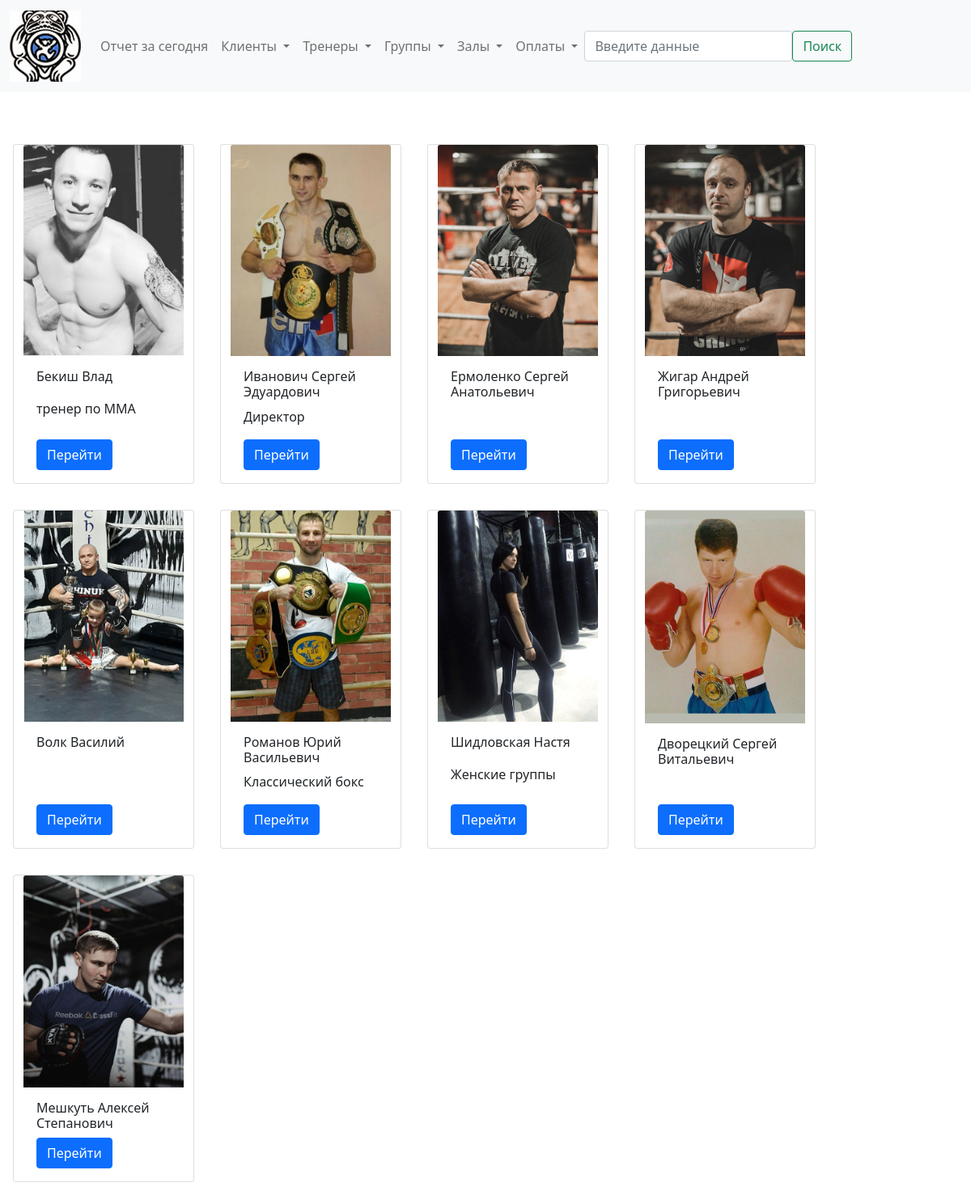
Page /show/trener on the earlier database version.
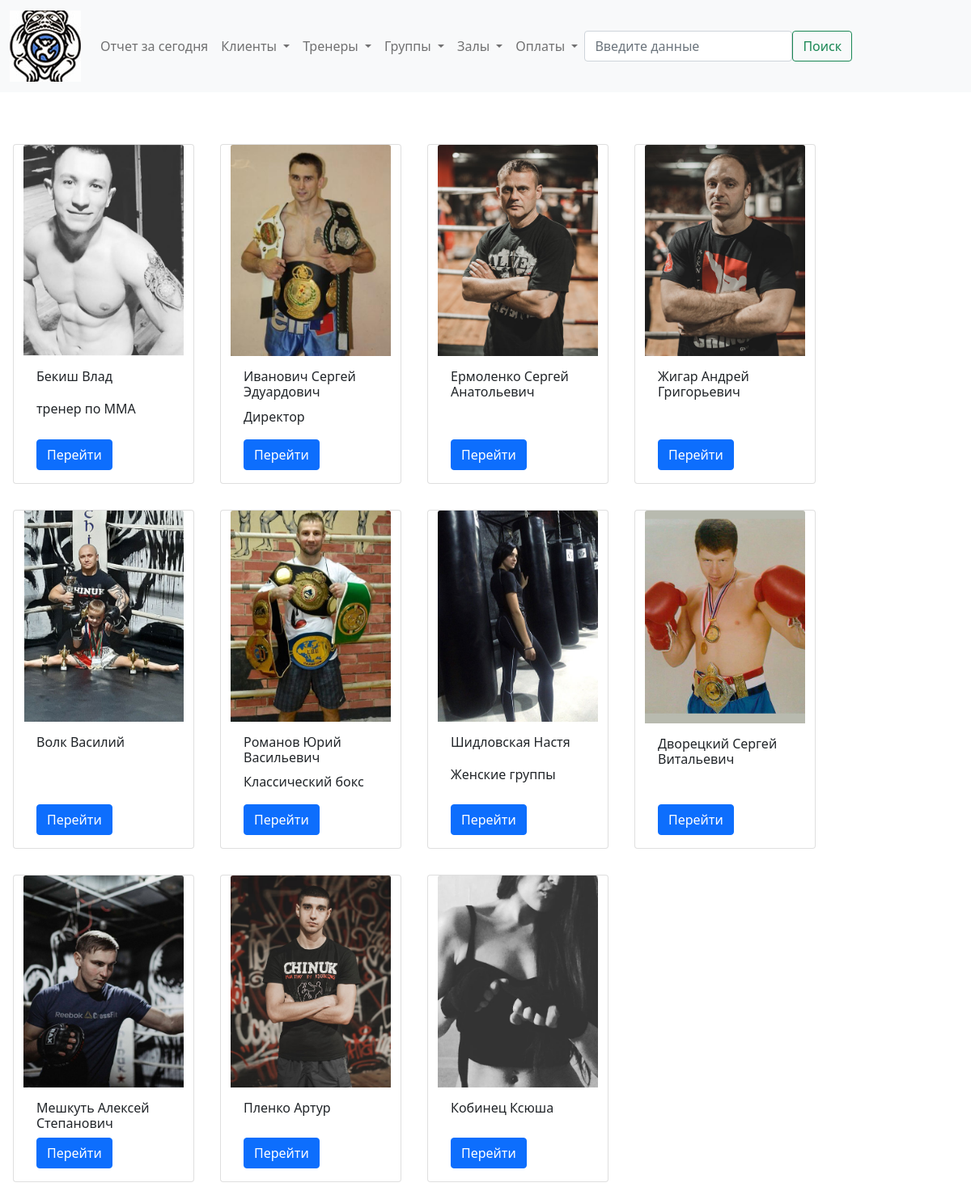
Same page on the later database version.
### billing/models.py (models this page shows, shortened)
class Trener(models.Model):
    name = models.CharField(max_length=50, verbose_name = 'Имя')
    tel_number = models.CharField(max_length=20, verbose_name = 'Номер телефона', null=True, blank=True)
    info = models.TextField(blank=True, null=False, verbose_name = 'Дополнительная информация')
    photo = models.ImageField(verbose_name='Фото', upload_to='billing/media/treners', height_field=None, width_field=None, null=True, blank=True)
    class Meta:
        verbose_name = 'Тренер'
        verbose_name_plural = 'Тренеры'

### billing/views.py (the view)
# urls.py: path('show/<slug:obj>', views.show_objects, name='show_objects'),
def show_objects(request, obj):
    inst = obj_values[obj].objects.all()
    paginator = Paginator(inst, 20)
    page_number = request.GET.get('page')
    page_obj = paginator.get_page(page_number)
    show_obj_link = f'{obj}s' if obj != 'address' else f'{obj}es'
    return render(request, f'billing/show/{show_obj_link}.html', {
        f'{show_obj_link}' : inst,
        'page_obj' : page_obj,
    })

### ChinukMaster/templates/billing/show/treners.html (shortened to what this page needs)
{% extends 'billing/base.html' %}
{% block content %}
    <div class="row row-cols-3">
        {% for trener in treners %}
            <div class="col card m-3" style="width: 14rem;">
                {% if trener.photo %}
                    <img src="{{trener.photo.url}}" class="card-img-top" alt="...">
                {% endif %}
                <div class="card-body d-flex flex-column justify-content-between align-items-start">
                    <h6 class="card-title">{{trener.name}}</h6>
                    {% if trener.info %}
                        <p class="card-text">{{trener.info}}</p>
                    {% endif %}
                    <a href="{% url 'detail_object' obj='trener' id=trener.id %}" class="btn btn-primary">Перейти</a>
                </div>
            </div>
        {% endfor %}
    </div>
{% endblock %}

Differences in the rows shown:
added Trener: photo (picture), name "Пленко Артур"
added Trener: photo (picture), name "Кобинец Ксюша"
